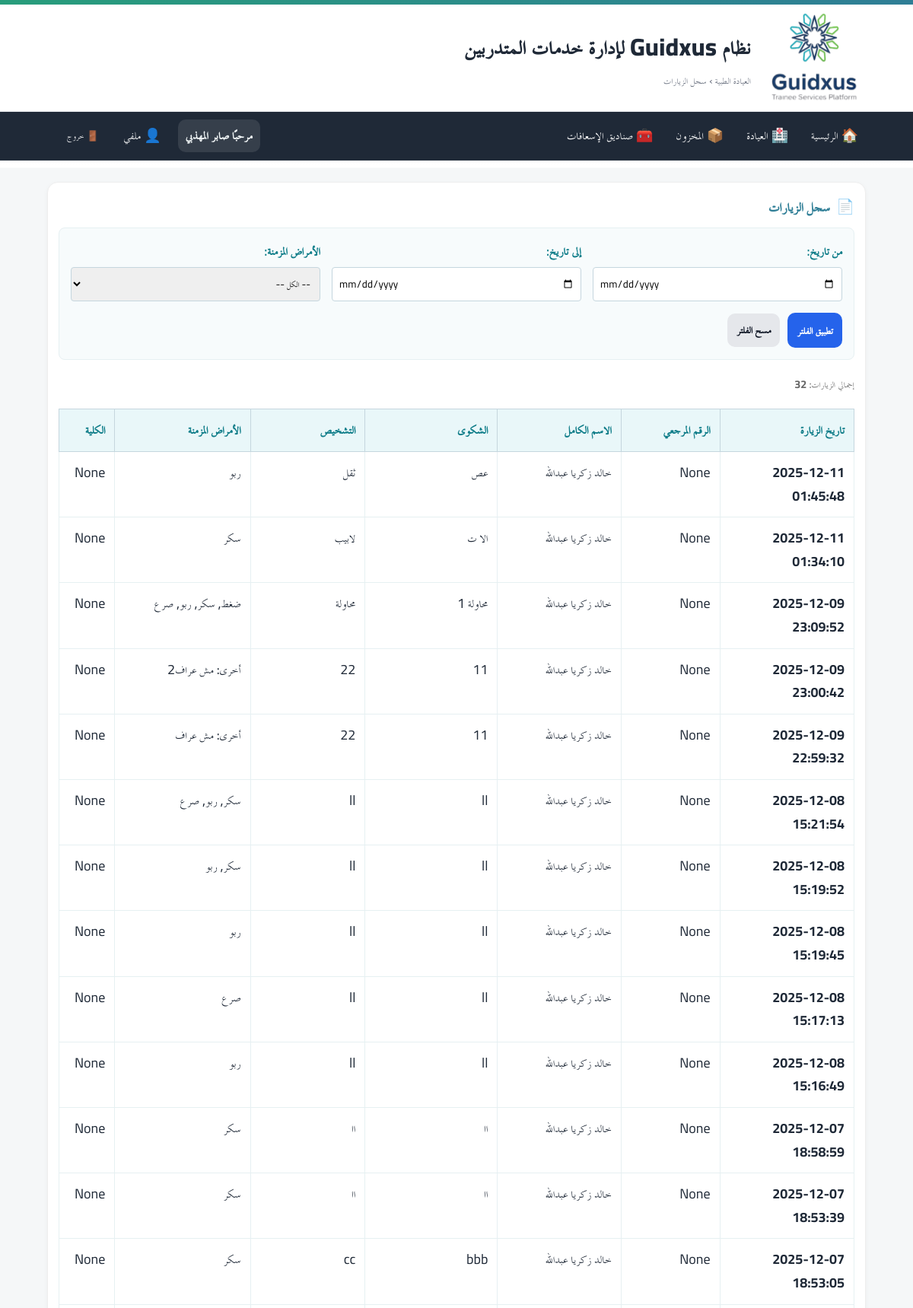
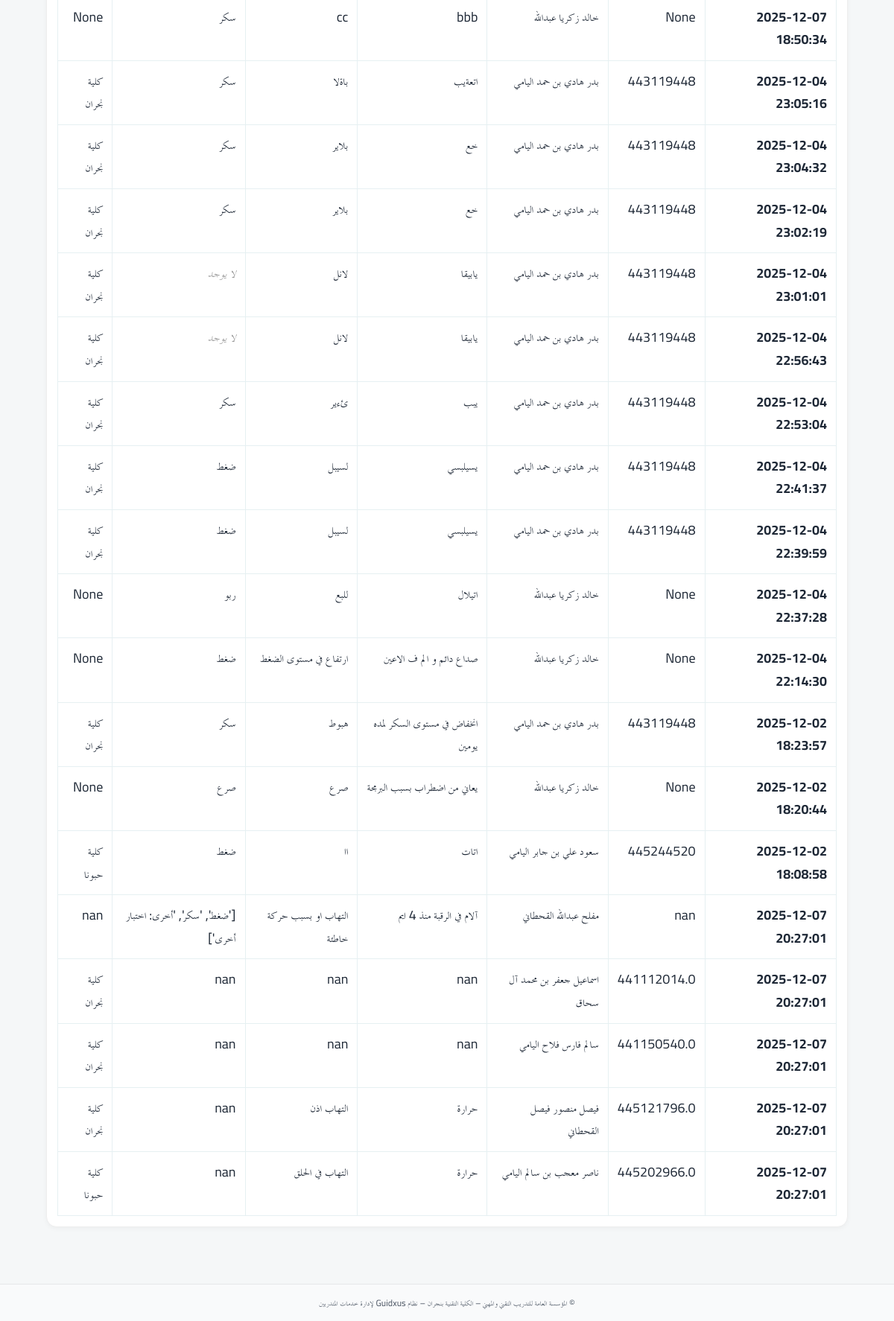
Screenshot of /clinic/visits (signed in) with the database file from the repository (2 pictures, top to bottom).
### app/models.py (models this page shows)
class User(Base):
    __tablename__ = "users"
    id = Column(Integer, primary_key=True, autoincrement=True)
    full_name = Column(String(255), nullable=False)
    username = Column(String(100), unique=True, nullable=False, index=True)
    password_hash = Column(String(255), nullable=False)
    is_admin = Column(Boolean, default=False, nullable=False)
    is_college_admin = Column(Boolean, default=False, nullable=False)
    college_admin_college = Column(String(255), nullable=True)
    is_hod = Column(Boolean, default=False, nullable=False)
    is_doc = Column(Boolean, default=False, nullable=False)
    hod_college = Column(String(255), nullable=True)
    is_active = Column(Boolean, default=True, nullable=False)
    must_change_password = Column(Boolean, default=True, nullable=False)
    created_at = Column(DateTime, server_default=func.now(), nullable=False)
    updated_at = Column(DateTime, onupdate=func.now())
    headed_departments = relationship(
        "Department",
        back_populates="head_user",
        foreign_keys="Department.head_user_id",
        lazy="selectin",
    )

### tables this page shows
CREATE TABLE clinic_patients (
        id INTEGER PRIMARY KEY AUTOINCREMENT,
        record_kind TEXT NOT NULL DEFAULT 'patient',
        patient_type TEXT,
        trainee_no TEXT,
        full_name TEXT,
        national_id TEXT,
        mobile TEXT,
        major TEXT,
        college TEXT,
        birth_date TEXT,
        department TEXT,
        gender TEXT,
        address TEXT,
        email TEXT,
        visit_date TEXT,
        visit_reason TEXT,
        diagnosis TEXT,
        treatment TEXT,
        notes TEXT,
        created_at TIMESTAMP DEFAULT CURRENT_TIMESTAMP,
        created_by INTEGER,
        updated_at TIMESTAMP,
        visit_at TIMESTAMP,
        employee_no TEXT,
        temp_c REAL,
        bp_systolic INTEGER,
        bp_diastolic INTEGER,
        pulse_bpm INTEGER,
        resp_rpm INTEGER,
        weight_kg REAL,
        height_cm REAL,
        bmi REAL,
        glucose_mg REAL,
        o2_sat INTEGER,
        chronic_json TEXT,
        complaint TEXT,
        recommendation TEXT,
        rec_detail TEXT,
        rest_days INTEGER,
        rec_json TEXT,
        rx_json TEXT
    );

### app/routers/clinic.py (the view)
@router.get("/visits")
def visits_list(
    request: Request,
    user=Depends(require_doc),
    db: Session = Depends(get_db),
    start_date: str = Query(None, description="Start date for filtering"),
    end_date: str = Query(None, description="End date for filtering"),
    chronic_disease: str = Query(None, description="Chronic disease filter"),
):
    visits = []
    query = """
        SELECT
            id,
            trainee_no,
            full_name,
            record_kind,
            college,
            complaint,
            diagnosis,
            created_at,
            visit_at,
            chronic_json
        FROM clinic_patients
        WHERE record_kind = 'visit'
    """
    params = {}
    if start_date:
        try:
            from datetime import datetime
            datetime.strptime(start_date, '%Y-%m-%d')
            query += " AND visit_at >= :start_date"
            params["start_date"] = start_date
        except ValueError:
            pass
    if end_date:
        try:
            from datetime import datetime
            datetime.strptime(end_date, '%Y-%m-%d')
            query += " AND visit_at <= :end_date"
            params["end_date"] = end_date + " 23:59:59"  # لتضمين اليوم بالكامل
        except ValueError:
            pass
    if chronic_disease:
        query += " AND chronic_json LIKE :chronic_disease"
        params["chronic_disease"] = f"%{chronic_disease}%"
    query += " ORDER BY visit_at DESC NULLS LAST, created_at DESC"
    try:
        all_patients = db.execute(text(query), params).fetchall()
        for row in all_patients:
            chronic_data = row[9]
            print(f"=== CHRONIC DISEASE DEBUG ===")
            print(f"Row ID: {row[0]}, Name: {row[2]}")
            print(f"Raw chronic_data: {repr(chronic_data)}")
            print(f"Type: {type(chronic_data)}")
            if isinstance(chronic_data, str) and chronic_data.strip():
                try:
                    parsed_data = json.loads(chronic_data)
                    print(f"Parsed successfully: {repr(parsed_data)}")
                    chronic_data = parsed_data
                except (json.JSONDecodeError, Exception) as e:
                    print(f"Failed to parse JSON: {e}")
            elif chronic_data is None:
                print("chronic_data is None")
            elif chronic_data == '':
                print("chronic_data is empty string")
            else:
                print(f"chronic_data is already processed: {repr(chronic_data)}")
            print("===========================")
            visits.append({
                "id": row[0],
                "trainee_no": row[1],
                "full_name": row[2],
                "record_kind": row[3],
                "college": row[4],
                "complaint": row[5],
                "diagnosis": row[6],
                "created_at": row[7],
                "visit_at": row[8],
                "chronic_json": chronic_data,  # بيانات الأمراض المزمنة المعالجة
                "source": "database"
            })
    except Exception as e:
        print(f"خطأ في جلب البيانات من clinic_patients: {e}")
    return templates.TemplateResponse(
        "clinic/visits_list.html",
        {
            "request": request,
            "visits": visits,
            "user": user,
            "start_date": start_date,
            "end_date": end_date,
            "chronic_disease": chronic_disease,
        }
    )

### app/templates/clinic/visits_list.html (shortened to what this page needs)
{% extends "base.html" %}
{% block breadcrumb %}العيادة الطبية › سجل الزيارات{% endblock %}
{% block content %}
<div class="card">
  <div class="card-head"><span class="card-icon">📄</span><h3>سجل الزيارات</h3></div>
  <form method="get" action="/clinic/visits" class="filters-form">
    <div class="filters-grid">
      <div class="filter-group">
        <label>من تاريخ:</label>
        <input type="date" name="start_date" value="{{ start_date or '' }}">
      </div>
      <div class="filter-group">
        <label>إلى تاريخ:</label>
        <input type="date" name="end_date" value="{{ end_date or '' }}">
      </div>
      <div class="filter-group">
        <label>الأمراض المزمنة:</label>
        <select name="chronic_disease">
          <option value="">-- الكل --</option>
        </select>
      </div>
    </div>
    <div class="filter-actions">
      <button type="submit" class="btn btn-primary">تطبيق الفلتر</button>
      <a href="/clinic/visits" class="btn btn-secondary">مسح الفلتر</a>
    </div>
  </form>
  {% if visits %}
    <div class="results-count">
      إجمالي الزيارات: <strong>{{ visits|length }}</strong>
    </div>
    <table class="visits-table">
      <thead>
        <tr>
          <th>تاريخ الزيارة</th>
          <th>الرقم المرجعي</th>
          <th>الاسم الكامل</th>
          <th>الشكوى</th>
          <th>التشخيص</th>
          <th>الأمراض المزمنة</th>
          <th>الكلية</th>
        </tr>
      </thead>
      <tbody>
        {% for visit in visits %}
        <tr>
          <td><strong>{{ visit.visit_at or visit.created_at }}</strong></td>
          <td>{{ visit.trainee_no }}</td>
          <td>{{ visit.full_name }}</td>
          <td>{{ visit.complaint }}</td>
          <td>{{ visit.diagnosis }}</td>
          <td class="chronic-diseases">
            {% if visit.chronic_json %}
              {% if visit.chronic_json is iterable and visit.chronic_json is not string %}
                {{ visit.chronic_json|join(", ") }}
              {% else %}
                {{ visit.chronic_json }}
              {% endif %}
            {% else %}
              <span class="no-chronic">لا يوجد</span>
            {% endif %}
          </td>
          <td>{{ visit.college }}</td>
        </tr>
        {% endfor %}
      </tbody>
    </table>
  {% else %}
    <div class="no-results">
      <p>❌ لا توجد زيارات حتى الآن</p>
    </div>
  {% endif %}
</div>
{% endblock %}

### app/templates/base.html (shortened to what this page needs)
<!doctype html>
<html lang="ar" dir="rtl">
<head>
  <link rel="stylesheet" href="/static/css/app.css">
  <link rel="stylesheet" href="/static/css/custom.css">
</head>
<body>
  <header class="site-header">
    <div class="topband"></div>
    <div class="header-inner">
      {% if ui_logo_url %}
        <img src="{{ ui_logo_url }}" alt="{{ app_name or 'Logo' }}" class="logo">
      {% else %}
        <img src="/static/images/favicon.ico" alt="{{ app_name or 'Logo' }}" class="logo">
      {% endif %}
      <div class="titles">
        <h1 class="site-title">نظام Guidxus لإدارة خدمات المتدربين</h1>
        <div class="breadcrumb">{% block breadcrumb %}{% endblock %}</div>
      </div>
    </div>
  </header>
  <nav class="main-nav">
    <div class="nav-inner">
      <a href="/">🏠 الرئيسية</a>
      {% set cu = request.session.get('user') %}
      {% set display_name = (cu.get('full_name') if cu and cu.get('full_name') else (cu.get('username') if cu and cu.get('username') else 'مستخدم')) %}
      {% if cu %}
        {% if cu.get('is_doc') %}
          <a href="/clinic/">🏥 العيادة</a>
          <a href="/inventory/">📦 المخزون</a>
          <a href="/first-aid/">🧰 صناديق الإسعافات</a>
        {% endif %}
        <div class="navbar-right">
          <span class="greeting">مرحبًا {{ display_name }}</span>
          <a href="/profile/" class="btn-link" title="ملفي الشخصي">👤 ملفي</a>
          <form method="post" action="/auth/logout" style="margin:0;">
            <button class="btn-link btn-logout" title="تسجيل الخروج">🚪 خروج</button>
          </form>
        </div>
      {% else %}
        <div class="nav-spacer"></div>
        <a href="/auth/login">🔐 تسجيل الدخول</a>
      {% endif %}
    </div>
  </nav>
  <main class="container">
    {% block content %}{% endblock %}
  </main>
  <footer class="site-footer">
    <div class="container">
      <small>
        {{ ui_footer or "© المؤسسة العامة للتدريب التقني والمهني – الكلية التقنية بنجران – نظام Guidxus لإدارة خدمات المتدربين" }}
      </small>
    </div>
  </footer>
</body>
</html>

### app/static/css/app.css (style rules this page uses)
:root { --tvtc-green-1:#7EC6A4; --tvtc-green-2:#289D7B; --tvtc-blue-1:#6BB6C8; --tvtc-blue-2:#2F7E96; --tvtc-gray-1:#F5F7F8; --tvtc-gray-2:#E5E7EA; --tvtc-gray-3:#6B7280; --tvtc-black:#1F2937; --tvtc-ivory:#FAFAF7; }
* { box-sizing:border-box; font-family:"Cairo","TraditionalArabicCustom","MajallaCustom","Noto Kufi Arabic","Segoe UI",Arial,sans-serif; }
body { margin:0; background:linear-gradient(180deg,var(--tvtc-ivory),#fff 220px,var(--tvtc-gray-1) 221px); color:var(--tvtc-black); font-size:18px; line-height:1.7; }
.container { max-width:1100px; margin-inline:auto; padding:16px; }
.site-header { background:#fff; border-bottom:1px solid var(--tvtc-gray-2); }
.header-inner { display:flex; align-items:center; gap:16px; padding-block:12px; }
.logo { height:56px; width:auto; filter: drop-shadow(0 1px 0 rgba(0,0,0,.05)); }
.site-title { margin:0; color:var(--tvtc-blue-2); font-weight:700; letter-spacing:.3px; }
.breadcrumb { color:var(--tvtc-gray-3); font-size:.9rem; }
.topband { height:6px; background:linear-gradient(90deg,var(--tvtc-green-2),var(--tvtc-blue-2)); }
.site-footer { margin-top:40px; background:#fff; border-top:1px solid var(--tvtc-gray-2); padding:16px; color:var(--tvtc-gray-3); text-align:center; }
.card { background:#fff; border:1px solid var(--tvtc-gray-2); border-radius:12px; padding:16px; margin-block:12px; box-shadow:0 2px 6px rgba(0,0,0,.04); }
.card-head { display:flex; align-items:center; gap:10px; margin-bottom:8px; }
.card-head h3 { margin:0; font-weight:800; color:var(--tvtc-blue-2); }
.card-icon { font-size:1.1rem; opacity:.9; }
.btn { display:inline-block; padding:12px 18px; border-radius:10px; border:1px solid transparent; text-decoration:none; font-weight:800; font-size:1rem; cursor:pointer; }
.btn-primary { background:var(--tvtc-blue-2); color:#fff; }
.btn-secondary { background:#fff; color:var(--tvtc-blue-2); border-color:var(--tvtc-blue-2); }
.main-nav { background: #1f2937; color: #fff; border-bottom: 1px solid rgba(255,255,255,.06); }
.main-nav .nav-inner { display: flex; gap: 10px; align-items: center; padding: 10px 12px; max-width: 1100px; margin: 0 auto; }
.main-nav a { color:#fff; text-decoration:none; padding:6px 10px; border-radius:8px; }
.main-nav form { margin-inline-start: auto; }
.btn-link { background: transparent; color: #fff; border: 0; cursor: pointer; padding: 6px 10px; border-radius: 8px; }

### app/static/css/custom.css (style rules this page uses)
.nav-inner a { display: inline-flex; align-items: center; gap: 6px; color: #fff; text-decoration: none; padding: 6px 10px; border-radius: 8px; }
.nav-inner .btn-link { display: inline-flex; align-items: center; gap: 6px; background: transparent; color: #fff; border: 0; cursor: pointer; padding: 6px 10px; border-radius: 8px; }
.navbar-right { display: flex; align-items: center; gap: 12px; }
.greeting { font-weight: 700; color: #f0f5f6; background: rgba(255, 255, 255, 0.10); padding: 6px 10px; border-radius: 10px; }
.btn-logout { margin-left: 40px; }
.btn-logout { margin-left: 16px; }
.card { background: #fff; border: 1px solid #eee; border-radius: 14px; padding: 14px; margin-bottom: 12px; }
.card-head { display: flex; align-items: center; gap: 8px; margin-bottom: 10px; }
.card-icon { font-size: 1.2rem; }
.btn { padding: 8px 12px; border-radius: 10px; border: 0; cursor: pointer; }
.btn-primary { background: #2563eb; color: #fff; }
.btn-secondary { background: #e5e7eb; color: #111827; }
.site-footer { background: #f9fafb; padding: 12px 0; text-align: center; font-size: .9rem; color: #4b5563; }

### rows the page displays
User: full_name "صابر المهذبي"
clinic_patients: visit_at "2025-12-11 01:45:48", trainee_no "None", full_name "خالد زكريا عبدالله", complaint "عص", diagnosis "ثقل", chronic_json "ربو", college "None"
clinic_patients: visit_at "2025-12-11 01:34:10", trainee_no "None", full_name "خالد زكريا عبدالله", complaint "الا ت", diagnosis "لابيب", chronic_json "سكر", college "None"
clinic_patients: visit_at "2025-12-09 23:09:52", trainee_no "None", full_name "خالد زكريا عبدالله", complaint "محاولة 1", diagnosis "محاولة", chronic_json "ضغط, سكر, ربو, صرع", college "None"
clinic_patients: visit_at "2025-12-09 23:00:42", trainee_no "None", full_name "خالد زكريا عبدالله", complaint "11", diagnosis "22", chronic_json "أخرى: مش عراف2", college "None"
clinic_patients: visit_at "2025-12-09 22:59:32", trainee_no "None", full_name "خالد زكريا عبدالله", complaint "11", diagnosis "22", chronic_json "أخرى: مش عراف", college "None"
clinic_patients: visit_at "2025-12-08 15:21:54", trainee_no "None", full_name "خالد زكريا عبدالله", complaint "ll", diagnosis "ll", chronic_json "سكر, ربو, صرع", college "None"
clinic_patients: visit_at "2025-12-08 15:19:52", trainee_no "None", full_name "خالد زكريا عبدالله", complaint "ll", diagnosis "ll", chronic_json "سكر, ربو", college "None"
clinic_patients: visit_at "2025-12-08 15:19:45", trainee_no "None", full_name "خالد زكريا عبدالله", complaint "ll", diagnosis "ll", chronic_json "ربو", college "None"
clinic_patients: visit_at "2025-12-08 15:17:13", trainee_no "None", full_name "خالد زكريا عبدالله", complaint "ll", diagnosis "ll", chronic_json "صرع", college "None"
clinic_patients: visit_at "2025-12-08 15:16:49", trainee_no "None", full_name "خالد زكريا عبدالله", complaint "ll", diagnosis "ll", chronic_json "ربو", college "None"
clinic_patients: visit_at "2025-12-07 18:58:59", trainee_no "None", full_name "خالد زكريا عبدالله", complaint "اا", diagnosis "اا", chronic_json "سكر", college "None"
clinic_patients: visit_at "2025-12-07 18:53:39", trainee_no "None", full_name "خالد زكريا عبدالله", complaint "اا", diagnosis "اا", chronic_json "سكر", college "None"
clinic_patients: visit_at "2025-12-07 18:53:05", trainee_no "None", full_name "خالد زكريا عبدالله", complaint "bbb", diagnosis "cc", chronic_json "سكر", college "None"
clinic_patients: visit_at "2025-12-07 18:50:34", trainee_no "None", full_name "خالد زكريا عبدالله", complaint "bbb", diagnosis "cc", chronic_json "سكر", college "None"
clinic_patients: visit_at "2025-12-04 23:05:16", trainee_no "443119448", full_name "بدر هادي بن حمد اليامي", complaint "اتعةيب", diagnosis "باةلا", chronic_json "سكر", college "كلية نجران"
clinic_patients: visit_at "2025-12-04 23:04:32", trainee_no "443119448", full_name "بدر هادي بن حمد اليامي", complaint "خع", diagnosis "بلاير", chronic_json "سكر", college "كلية نجران"
clinic_patients: visit_at "2025-12-04 23:02:19", trainee_no "443119448", full_name "بدر هادي بن حمد اليامي", complaint "خع", diagnosis "بلاير", chronic_json "سكر", college "كلية نجران"
clinic_patients: visit_at "2025-12-04 23:01:01", trainee_no "443119448", full_name "بدر هادي بن حمد اليامي", complaint "يابيقا", diagnosis "لانل", shows "لا يوجد", college "كلية نجران"
clinic_patients: visit_at "2025-12-04 22:56:43", trainee_no "443119448", full_name "بدر هادي بن حمد اليامي", complaint "يابيقا", diagnosis "لانل", shows "لا يوجد", college "كلية نجران"
clinic_patients: visit_at "2025-12-04 22:53:04", trainee_no "443119448", full_name "بدر هادي بن حمد اليامي", complaint "يبب", diagnosis "ئءير", chronic_json "سكر", college "كلية نجران"
clinic_patients: visit_at "2025-12-04 22:41:37", trainee_no "443119448", full_name "بدر هادي بن حمد اليامي", complaint "يسيلبسي", diagnosis "لسيبل", chronic_json "ضغط", college "كلية نجران"
clinic_patients: visit_at "2025-12-04 22:39:59", trainee_no "443119448", full_name "بدر هادي بن حمد اليامي", complaint "يسيلبسي", diagnosis "لسيبل", chronic_json "ضغط", college "كلية نجران"
clinic_patients: visit_at "2025-12-04 22:37:28", trainee_no "None", full_name "خالد زكريا عبدالله", complaint "اتيلال", diagnosis "للبع", chronic_json "ربو", college "None"
clinic_patients: visit_at "2025-12-04 22:14:30", trainee_no "None", full_name "خالد زكريا عبدالله", complaint "صداع دائم و الم ف الاعين", diagnosis "ارتفاع في مستوى الضغط", chronic_json "ضغط", college "None"
clinic_patients: visit_at "2025-12-02 18:23:57", trainee_no "443119448", full_name "بدر هادي بن حمد اليامي", complaint "انخفاض في مستوى السكر لمده يومين", diagnosis "هبوط", chronic_json "سكر", college "كلية نجران"
clinic_patients: visit_at "2025-12-02 18:20:44", trainee_no "None", full_name "خالد زكريا عبدالله", complaint "يعاني من اضطراب بسبب البرمجة", diagnosis "صرع", chronic_json "صرع", college "None"
clinic_patients: visit_at "2025-12-02 18:08:58", trainee_no "445244520", full_name "سعود علي بن جابر اليامي", complaint "اتات", diagnosis "اا", chronic_json "ضغط", college "كلية حبونا"
clinic_patients: created_at "2025-12-07 20:27:01", trainee_no "nan", full_name "مفلح عبدالله القحطاني", complaint "آلام في الرقبة منذ 4 ايم", diagnosis "التهاب او بسبب حركة خاطئة", chronic_json "['ضغط', 'سكر', 'أخرى: اختبار أخرى']", college "nan"
clinic_patients: created_at "2025-12-07 20:27:01", trainee_no "441112014.0", full_name "اسماعيل جعفر بن محمد آل سحاق", complaint "nan", diagnosis "nan", chronic_json "nan", college "كلية نجران"
clinic_patients: created_at "2025-12-07 20:27:01", trainee_no "441150540.0", full_name "سالم فارس فلاح اليامي", complaint "nan", diagnosis "nan", chronic_json "nan", college "كلية نجران"
clinic_patients: created_at "2025-12-07 20:27:01", trainee_no "445121796.0", full_name "فيصل منصور فيصل القحطاني", complaint "حرارة", diagnosis "التهاب اذن", chronic_json "nan", college "كلية نجران"
clinic_patients: created_at "2025-12-07 20:27:01", trainee_no "445202966.0", full_name "ناصر معجب بن سالم اليامي", complaint "حرارة", diagnosis "التهاب في الحلق", chronic_json "nan", college "كلية حبونا"

### other values shown
{{ visits|length }} "32"
